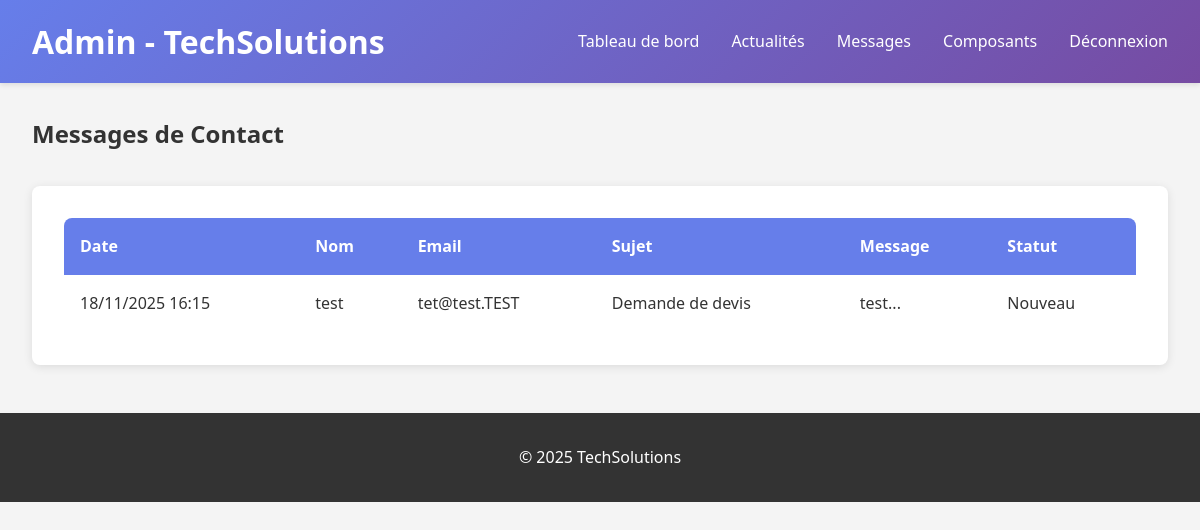
Screenshot of /admin/contacts.php (signed in) with the database file from the repository.
### tables this page shows
CREATE TABLE `contacts` (
  `id` int(11) NOT NULL AUTO_INCREMENT,
  `nom` varchar(100) NOT NULL,
  `email` varchar(150) NOT NULL,
  `sujet` varchar(255) DEFAULT NULL,
  `message` text NOT NULL,
  `date_envoi` timestamp NOT NULL DEFAULT current_timestamp(),
  `statut` enum('nouveau','lu','traite') DEFAULT 'nouveau',
  PRIMARY KEY (`id`)
);

### admin/contacts.php (the view)
<?php require_once '../includes/config.php'; if (!isset($_SESSION['admin_id'])) { header('Location: login.php'); exit; } $stmt = $pdo->query("SELECT * FROM contacts ORDER BY date_envoi DESC"); $messages = $stmt->fetchAll(); ?><!DOCTYPE html><html lang="fr"><head><meta charset="UTF-8"><title>Messages - Admin</title><link rel="stylesheet" href="../css/style.css"></head><body><header><div class="header-content"><div class="logo"><h1>Admin - TechSolutions</h1></div><nav><ul><li><a href="dashboard.php">Tableau de bord</a></li><li><a href="actualites.php">Actualités</a></li><li><a href="contacts.php">Messages</a></li><li><a href="composants.php">Composants</a></li><li><a href="logout.php">Déconnexion</a></li></ul></nav></div></header><div class="container"><h2>Messages de Contact</h2><div class="content-box"><table><thead><tr><th>Date</th><th>Nom</th><th>Email</th><th>Sujet</th><th>Message</th><th>Statut</th></tr></thead><tbody><?php foreach($messages as $msg): ?><tr><td><?php echo date('d/m/Y H:i', strtotime($msg['date_envoi'])); ?></td><td><?php echo htmlspecialchars($msg['nom']); ?></td><td><?php echo htmlspecialchars($msg['email']); ?></td><td><?php echo htmlspecialchars($msg['sujet']); ?></td><td><?php echo htmlspecialchars(substr($msg['message'], 0, 100)) . '...'; ?></td><td><?php echo ucfirst($msg['statut']); ?></td></tr><?php endforeach; ?></tbody></table></div></div><footer><p>&copy; 2025 TechSolutions</p></footer></body></html>

### css/style.css (style rules this page uses)
* { margin: 0; padding: 0; box-sizing: border-box; }
body { font-family: 'Segoe UI', Tahoma, Geneva, Verdana, sans-serif; line-height: 1.6; color: #333; background-color: #f4f4f4; }
header { background: linear-gradient(135deg, #667eea 0%, #764ba2 100%); color: white; padding: 1rem 0; box-shadow: 0 2px 5px rgba(0,0,0,0.1); }
.header-content { max-width: 1200px; margin: 0 auto; display: flex; justify-content: space-between; align-items: center; padding: 0 2rem; }
.logo h1 { font-size: 2rem; font-weight: bold; }
nav ul { list-style: none; display: flex; gap: 2rem; }
nav a { color: white; text-decoration: none; font-weight: 500; transition: opacity 0.3s; }
.container { max-width: 1200px; margin: 2rem auto; padding: 0 2rem; }
table { width: 100%; border-collapse: collapse; background: white; border-radius: 8px; overflow: hidden; }
table th { background: #667eea; color: white; padding: 1rem; text-align: left; }
table td { padding: 1rem; border-bottom: 1px solid #eee; }
table tr:last-child td { border-bottom: none; }
footer { background: #333; color: white; text-align: center; padding: 2rem; margin-top: 3rem; }
.content-box { background: white; padding: 2rem; border-radius: 8px; box-shadow: 0 2px 10px rgba(0,0,0,0.1); margin: 2rem 0; }

### rows the page displays
contacts: date_envoi "18/11/2025 16:15", nom "test", email "tet@test.TEST", sujet "Demande de devis", message "test", statut "Nouveau"
